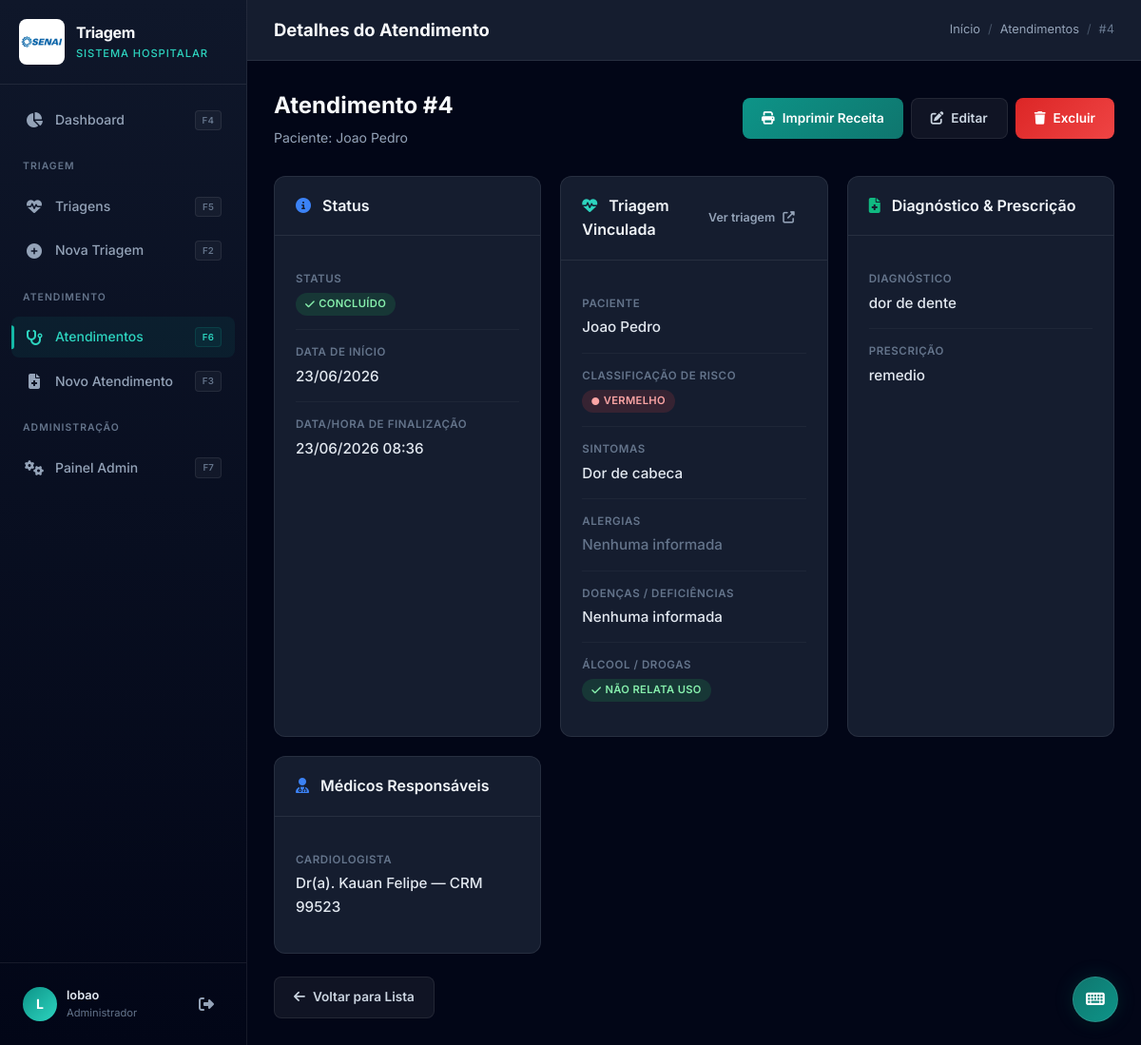
Screenshot of /atendimento/4/ (signed in) with the database file from the repository.
### triagem/models.py (models this page shows, shortened)
class Atendimento(models.Model):
    data_hora_inicio = models.DateField(auto_now=True)
    data_hora_fim = models.DateTimeField(
        null=True,
        blank=True
    )
    diagnostico = models.TextField()
    prescricao = models.TextField()
    triagem = models.OneToOneField(
        Triagem,
        on_delete=models.CASCADE
    )
    medicos = models.ManyToManyField(
        Medico
    )

class Triagem(models.Model):
    data_triagem = models.DateField(auto_now_add=True)
    peso = models.FloatField()
    altura = models.DecimalField(max_digits=4,
                                decimal_places=2)
    pressao_arterial = models.CharField(max_length=20)
    saturacao = models.IntegerField()
    sintomas = models.TextField()
    alergias = models.TextField(blank=True, default='', verbose_name='Alergias')
    utilizou_drogas = models.BooleanField(default=False, verbose_name='Utilizou álcool ou drogas?')
    doencas_deficiencias = models.TextField(blank=True, default='', verbose_name='Doenças ou Deficiências')
    observacoes = models.TextField(blank=True)
    paciente = models.ForeignKey(
        Paciente,
        on_delete=models.CASCADE
    )
    enfermeiro = models.ForeignKey(Enfermeiro,
                                   on_delete=models.PROTECT)
    classificacao_risco = models.ForeignKey(
        ClassificacaoRisco,
        on_delete=models.PROTECT
    )

### cadastro/models.py (models this page shows, shortened)
class Paciente(models.Model):
    nome = models.CharField(max_length=32)
    sobrenome = models.CharField(max_length=32)
    cpf = models.CharField(max_length=15,
                            unique=True,
                            db_index=True)
    data_nascimento = models.DateField()
    numero_telefone = models.CharField(max_length=15)
    email = models.EmailField()

class ClassificacaoRisco(models.Model):
    cor = models.CharField(max_length=20)
    prioridade = models.CharField(max_length=20)
    tempo_max_atendimento = models.IntegerField()
    descricao = models.TextField()

class Medico(models.Model):
    nome = models.CharField(max_length=32)
    sobrenome = models.CharField(max_length=50)
    cpf = models.CharField(max_length=15,
                           unique=True,
                           db_index=True)
    CRM = models.CharField(max_length=6,
                           unique=True)
    telefone = models.CharField(max_length=15)
    especialidade = models.TextField(max_length=100)
    email = models.EmailField()

### triagem/views.py (the view)
# urls.py: path('atendimento/<int:pk>/', views.AtendimentoDetailView.as_view(), name='atendimento_detail'),
class AtendimentoDetailView(LoginRequiredMixin, DetailView):
    model = Atendimento
    template_name = 'triagem/atendimento_detail.html'
    context_object_name = 'atendimento'
    def get_queryset(self):
        return Atendimento.objects.select_related(
            'triagem', 'triagem__paciente', 'triagem__enfermeiro',
            'triagem__classificacao_risco'
        ).prefetch_related('medicos')

### triagem/templates/triagem/atendimento_detail.html (shortened to what this page needs)
{% extends 'base.html' %}
{% block topbar_title %}Detalhes do Atendimento{% endblock %}
{% block breadcrumb %}
<a href="{% url 'dashboard' %}">Início</a>
<span class="separator">/</span>
<a href="{% url 'atendimento_list' %}">Atendimentos</a>
<span class="separator">/</span>
<span>#{{ atendimento.id }}</span>
{% endblock %}
{% block content %}
<div class="page-header">
  <div>
    <h1>Atendimento #{{ atendimento.id }}</h1>
    <p>Paciente: {{ atendimento.triagem.paciente.nome }} {{ atendimento.triagem.paciente.sobrenome }}</p>
  </div>
  <div class="flex gap-2">
    <a href="{% url 'atendimento_print' atendimento.pk %}" target="_blank" class="btn btn-primary" style="background: linear-gradient(135deg, #0d9488, #0f766e);" id="btn-imprimir-receita">
      <i class="fas fa-print"></i> Imprimir Receita
    </a>
    <a href="{% url 'atendimento_update' atendimento.pk %}" class="btn btn-secondary" id="btn-editar-atendimento">
      <i class="fas fa-edit"></i> Editar
    </a>
    <a href="{% url 'atendimento_delete' atendimento.pk %}" class="btn btn-danger" id="btn-excluir-atendimento">
      <i class="fas fa-trash"></i> Excluir
    </a>
  </div>
</div>
<div class="detail-grid">
  <div class="card">
    <div class="card-header">
      <h3><i class="fas fa-info-circle" style="margin-right: 8px; color: var(--info);"></i> Status</h3>
    </div>
    <div class="card-body">
      <div class="detail-item">
        <div class="detail-label">Status</div>
        <div class="detail-value">
          {% if atendimento.data_hora_fim %}
            <span class="badge badge-green"><i class="fas fa-check"></i> Concluído</span>
          {% else %}
            <span class="badge badge-yellow"><i class="fas fa-clock"></i> Em andamento</span>
          {% endif %}
        </div>
      </div>
      <div class="detail-item">
        <div class="detail-label">Data de Início</div>
        <div class="detail-value">{{ atendimento.data_hora_inicio|date:"d/m/Y" }}</div>
      </div>
      <div class="detail-item">
        <div class="detail-label">Data/Hora de Finalização</div>
        <div class="detail-value">{{ atendimento.data_hora_fim|date:"d/m/Y H:i"|default:"Em andamento" }}</div>
      </div>
    </div>
  </div>
  <div class="card">
    <div class="card-header">
      <h3><i class="fas fa-heartbeat" style="margin-right: 8px; color: var(--primary-400);"></i> Triagem Vinculada</h3>
      <a href="{% url 'triagem_detail' atendimento.triagem.pk %}" class="btn btn-ghost btn-sm">
        Ver triagem <i class="fas fa-external-link-alt"></i>
      </a>
    </div>
    <div class="card-body">
      <div class="detail-item">
        <div class="detail-label">Paciente</div>
        <div class="detail-value">{{ atendimento.triagem.paciente.nome }} {{ atendimento.triagem.paciente.sobrenome }}</div>
      </div>
      <div class="detail-item">
        <div class="detail-label">Classificação de Risco</div>
        <div class="detail-value">
          <span class="badge badge-{% if atendimento.triagem.classificacao_risco.cor|lower == 'vermelho' or atendimento.triagem.classificacao_risco.cor|lower == 'vermelha' %}red{% elif atendimento.triagem.classificacao_risco.cor|lower == 'laranja' %}orange{% elif atendimento.triagem.classificacao_risco.cor|lower == 'amarelo' or atendimento.triagem.classificacao_risco.cor|lower == 'amarela' %}yellow{% elif atendimento.triagem.classificacao_risco.cor|lower == 'verde' %}green{% elif atendimento.triagem.classificacao_risco.cor|lower == 'azul' %}blue{% else %}teal{% endif %}">
            <i class="fas fa-circle" style="font-size: 0.5rem;"></i>
            {{ atendimento.triagem.classificacao_risco.cor }}
          </span>
        </div>
      </div>
      <div class="detail-item">
        <div class="detail-label">Sintomas</div>
        <div class="detail-value">{{ atendimento.triagem.sintomas }}</div>
      </div>
      <div class="detail-item">
        <div class="detail-label">Alergias</div>
        <div class="detail-value">
          {% if atendimento.triagem.alergias %}
            <span style="color: #ef4444; font-weight: 600;"><i class="fas fa-exclamation-circle"></i> {{ atendimento.triagem.alergias }}</span>
          {% else %}
            <span class="text-muted">Nenhuma informada</span>
          {% endif %}
        </div>
      </div>
      <div class="detail-item">
        <div class="detail-label">Doenças / Deficiências</div>
        <div class="detail-value">{{ atendimento.triagem.doencas_deficiencias|default:"Nenhuma informada" }}</div>
      </div>
      <div class="detail-item">
        <div class="detail-label">Álcool / Drogas</div>
        <div class="detail-value">
          {% if atendimento.triagem.utilizou_drogas %}
            <span class="badge badge-red"><i class="fas fa-exclamation-triangle"></i> Sim relata uso</span>
          {% else %}
            <span class="badge badge-green"><i class="fas fa-check"></i> Não relata uso</span>
          {% endif %}
        </div>
      </div>
    </div>
  </div>
  <div class="card">
    <div class="card-header">
      <h3><i class="fas fa-file-medical" style="margin-right: 8px; color: var(--success);"></i> Diagnóstico & Prescrição</h3>
    </div>
    <div class="card-body">
      <div class="detail-item">
        <div class="detail-label">Diagnóstico</div>
        <div class="detail-value">{{ atendimento.diagnostico }}</div>
      </div>
      <div class="detail-item">
        <div class="detail-label">Prescrição</div>
        <div class="detail-value">{{ atendimento.prescricao }}</div>
      </div>
    </div>
  </div>
  <div class="card">
    <div class="card-header">
      <h3><i class="fas fa-user-md" style="margin-right: 8px; color: var(--info);"></i> Médicos Responsáveis</h3>
    </div>
    <div class="card-body">
      {% for medico in atendimento.medicos.all %}
      <div class="detail-item">
        <div class="detail-label">{{ medico.especialidade }}</div>
        <div class="detail-value">Dr(a). {{ medico.nome }} {{ medico.sobrenome }} — CRM {{ medico.CRM }}</div>
      </div>
      {% empty %}
      <div class="detail-item">
        <div class="detail-value text-muted">Nenhum médico vinculado</div>
      </div>
      {% endfor %}
    </div>
  </div>
</div>
<div class="mt-3">
  <a href="{% url 'atendimento_list' %}" class="btn btn-secondary">
    <i class="fas fa-arrow-left"></i> Voltar para Lista
  </a>
</div>
{% endblock %}

### templates/base.html (shortened to what this page needs)
{% load static %}
<!DOCTYPE html>
<html lang="pt-br">
<head>
  <link rel="stylesheet" href="{% static 'css/base.css' %}">
  <link rel="stylesheet" href="https://cdnjs.cloudflare.com/ajax/libs/font-awesome/6.5.1/css/all.min.css">
</head>
<body>
  <div class="app">
    <aside class="sidebar" id="sidebar">
      <div class="sidebar-header">
        <img src="{% static 'img/senai_logo.png' %}" alt="SENAI" class="sidebar-logo">
        <div class="sidebar-brand">
          <h2>Triagem</h2>
          <span>Sistema Hospitalar</span>
        </div>
      </div>
      <nav class="sidebar-nav">
        <a href="{% url 'dashboard' %}" class="nav-link" id="nav-dashboard">
          <i class="fas fa-chart-pie"></i>
          <span>Dashboard</span>
          <kbd class="nav-kbd">F4</kbd>
        </a>
        <div class="nav-section">Triagem</div>
        <a href="{% url 'triagem_list' %}" class="nav-link" id="nav-triagem">
          <i class="fas fa-heartbeat"></i>
          <span>Triagens</span>
          <kbd class="nav-kbd">F5</kbd>
        </a>
        <a href="{% url 'triagem_create' %}" class="nav-link" id="nav-new-triagem">
          <i class="fas fa-plus-circle"></i>
          <span>Nova Triagem</span>
          <kbd class="nav-kbd">F2</kbd>
        </a>
        <div class="nav-section">Atendimento</div>
        <a href="{% url 'atendimento_list' %}" class="nav-link" id="nav-atendimento">
          <i class="fas fa-stethoscope"></i>
          <span>Atendimentos</span>
          <kbd class="nav-kbd">F6</kbd>
        </a>
        <a href="{% url 'atendimento_create' %}" class="nav-link" id="nav-new-atendimento">
          <i class="fas fa-file-medical"></i>
          <span>Novo Atendimento</span>
          <kbd class="nav-kbd">F3</kbd>
        </a>
        <div class="nav-section">Administração</div>
        <a href="{% url 'painel_home' %}" class="nav-link" id="nav-admin">
          <i class="fas fa-cogs"></i>
          <span>Painel Admin</span>
          <kbd class="nav-kbd">F7</kbd>
        </a>
      </nav>
      <div class="sidebar-footer">
        <div class="sidebar-user">
          <div class="user-avatar">
            {{ user.username|make_list|first|upper }}
          </div>
          <div class="user-info">
            <div class="name">{{ user.username }}</div>
            <div class="role">{% if user.is_superuser %}Administrador{% else %}Usuário{% endif %}</div>
          </div>
          <a href="{% url 'logout' %}" class="btn-icon" title="Sair" id="btn-logout">
            <i class="fas fa-sign-out-alt"></i>
          </a>
        </div>
      </div>
    </aside>
    <main class="main-content">
      <header class="topbar">
        <div class="topbar-left">
          <h2 class="topbar-title">{% block topbar_title %}Dashboard{% endblock %}</h2>
        </div>
        <div class="topbar-right">
          <div class="breadcrumb">
            {% block breadcrumb %}{% endblock %}
          </div>
        </div>
      </header>
      <div class="page-content fade-in">
        {% block content %}{% endblock %}
      </div>
    </main>
  </div>
</body>
</html>

### rows the page displays
Atendimento: id "4", triagem.paciente.nome "Joao", triagem.paciente.sobrenome "Pedro", data_hora_inicio "23/06/2026", data_hora_fim "23/06/2026 08:36", triagem.classificacao_risco.cor "VERMELHO", triagem.sintomas "Dor de cabeca", triagem.doencas_deficiencias "Nenhuma informada", diagnostico "dor de dente", prescricao "remedio"
Medico: especialidade "CARDIOLOGISTA", nome "Kauan", sobrenome "Felipe", CRM "99523"

### other values shown
{{ user.username|make_list|first|upper }} "L"
{{ user.username }} "lobao"
